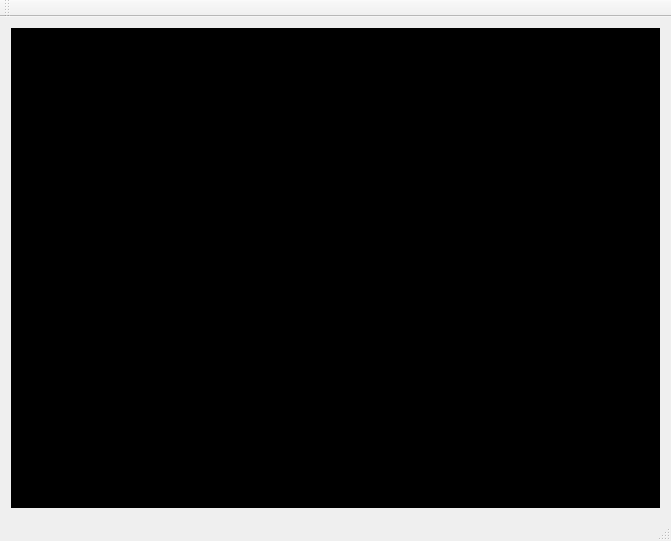
<?xml version="1.0" encoding="UTF-8"?>
<ui version="4.0">
 <class>CMainWindow</class>
 <widget class="QMainWindow" name="CMainWindow">
  <property name="geometry">
   <rect>
    <x>0</x>
    <y>0</y>
    <width>671</width>
    <height>541</height>
   </rect>
  </property>
  <property name="windowTitle">
   <string>CMainWindow</string>
  </property>
  <widget class="QWidget" name="centralWidget">
   <layout class="QVBoxLayout" name="verticalLayout">
    <item>
     <widget class="QTextEdit" name="log">
      <property name="styleSheet">
       <string notr="true">color: rgb(0, 255, 0);
background-color: rgb(0, 0, 0);</string>
      </property>
     </widget>
    </item>
   </layout>
  </widget>
  <widget class="QMenuBar" name="menuBar">
   <property name="geometry">
    <rect>
     <x>0</x>
     <y>0</y>
     <width>671</width>
     <height>22</height>
    </rect>
   </property>
  </widget>
  <widget class="QToolBar" name="mainToolBar">
   <attribute name="toolBarArea">
    <enum>TopToolBarArea</enum>
   </attribute>
   <attribute name="toolBarBreak">
    <bool>false</bool>
   </attribute>
  </widget>
  <widget class="QStatusBar" name="statusBar"/>
 </widget>
 <layoutdefault spacing="6" margin="11"/>
 <resources/>
 <connections/>
</ui>
